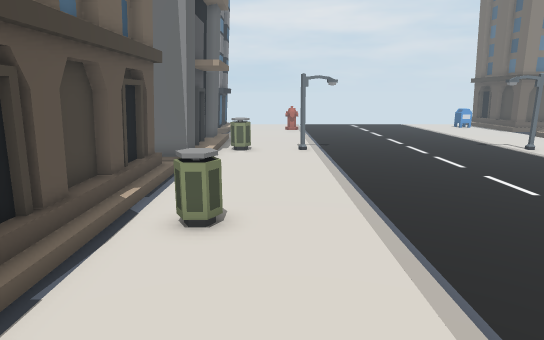
View 1 (above)

21 first-person views from a walk through a Unity game level. The camera is 1.3 m above the floor, tilts 12° down and sees 75° across. The floor is counted in squares, 0.5 m on a side. Each view is taken from the middle of a square. On the plan, view 1 faces up. The plan holds only what a view shows up to about 20 squares ahead; the rest is blank. The place goes on beyond the plan. The player character is not drawn. Some animated figures are not drawn. Some surface patterns are stand-ins.

View 2
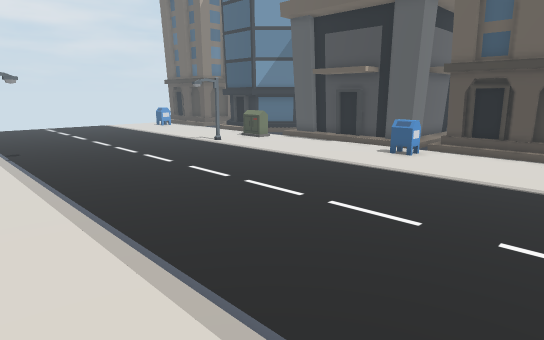

View 3
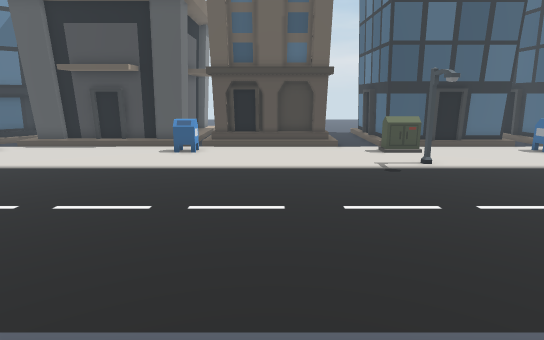

View 4
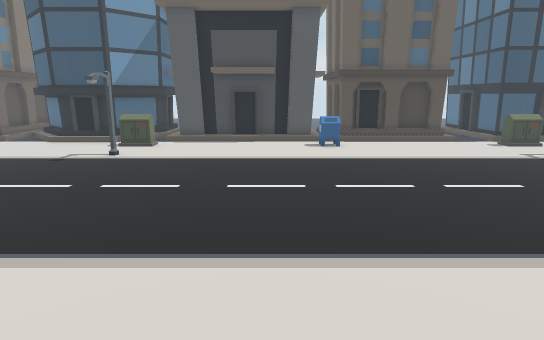

View 5
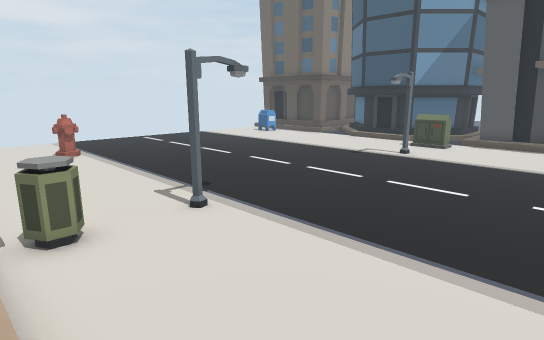

View 6
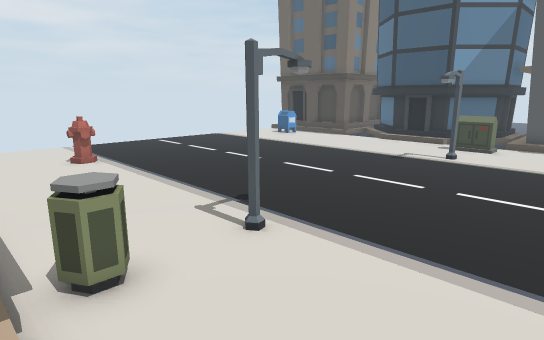

View 7
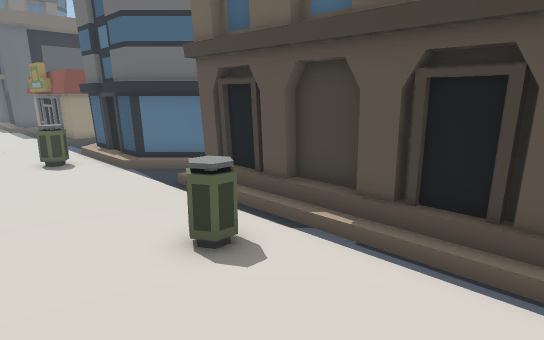

View 8
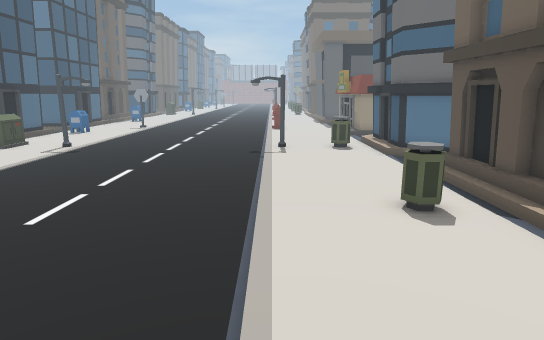

View 9
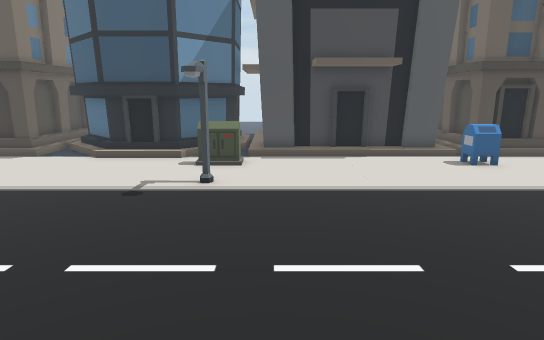

View 10
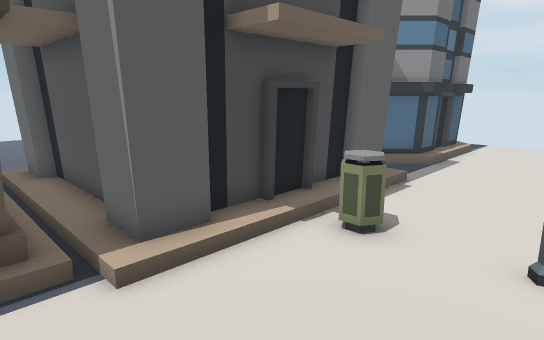

View 11
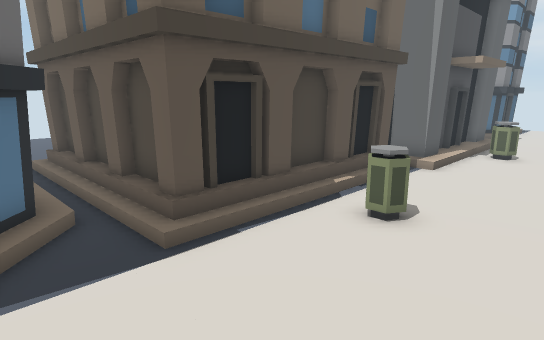

View 12
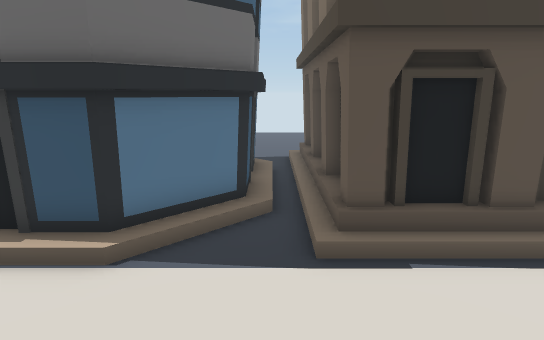

View 13
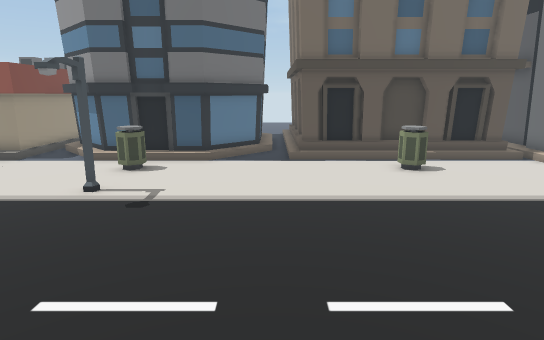

View 14
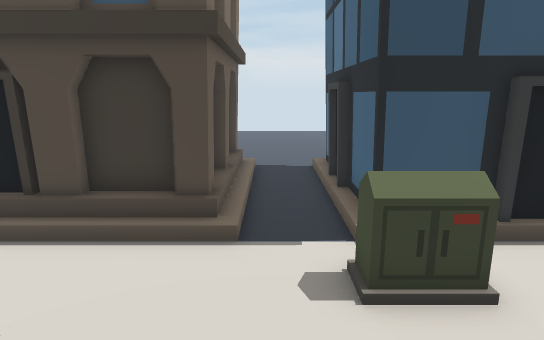

View 15
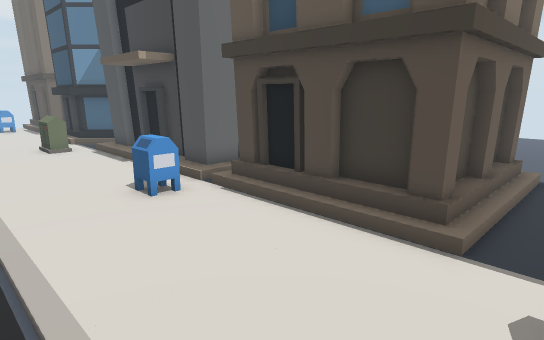

View 16
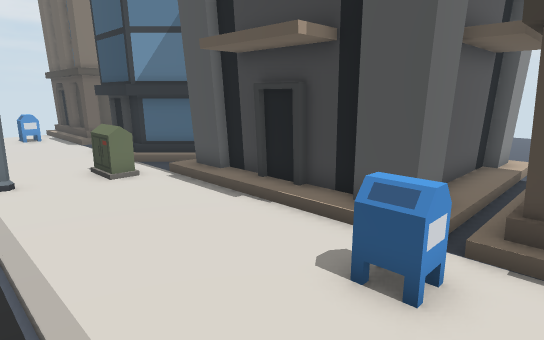

View 17
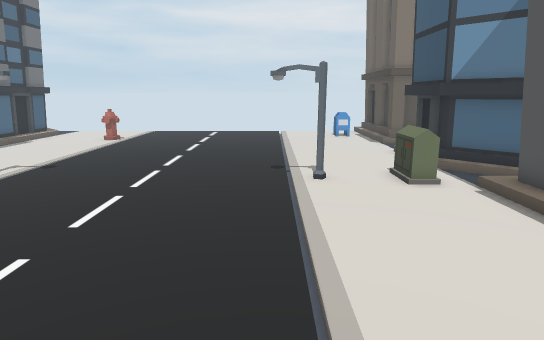

View 18
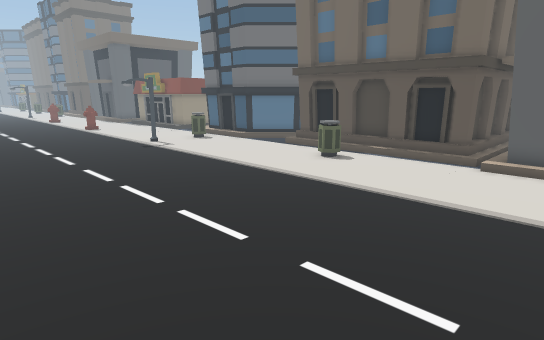

View 19
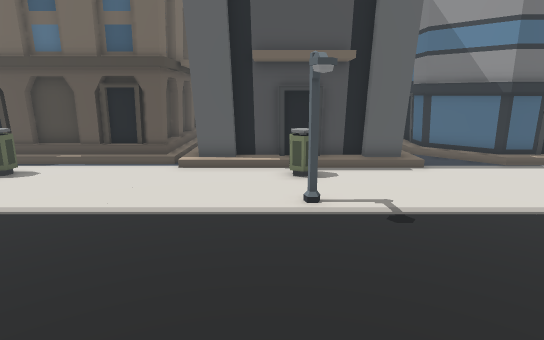

View 20
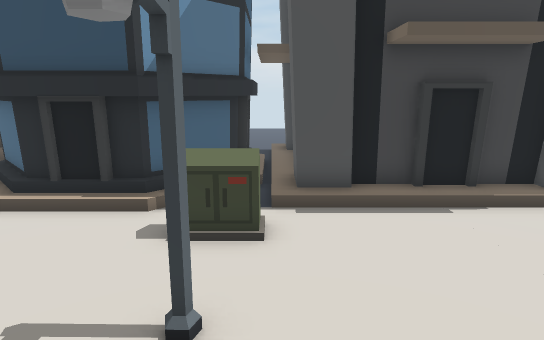

View 21
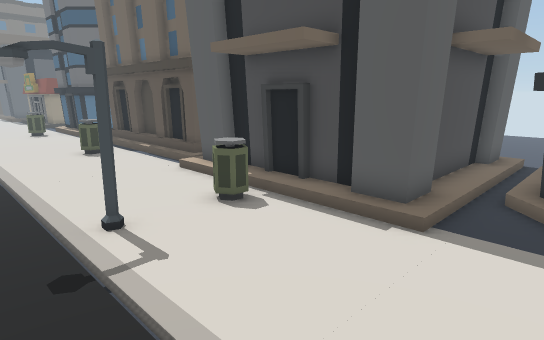

### Floor plan
Key: @ floor where view 1 was taken; x gap in a wall; . main floor; : floor 0.25 m higher than the main floor; / step, stairs or slope; = window, fence, low wall or low ledge; ^ raised ledge; B building; S streetlight; M mailbox.
Columns run from 22 left of view 1 to 22 right of it. Each row starts with its distance up from view 1.
 24                  BB.....................BBB
 23               BBBB.....................BBB
 22         ....BB.BB......................BB
 21   ........ BBBBBBBBB...................BB
 20   .......    BBBB BB...................BB
 19                   B:...................BB
 18                   BB.................==/BB
 17                   BB==.SSS.......SSS.^^./BBBB
 16                   B:.................==/B:::
 15 ...               BB.................../BBBBB
 14 .........   BBBBBB B.................../B
 13       ...  BB:::::BB.................../B
 12             BBBBBBB..................../B
 11              B  B B..................../B
 10                   B..................../B
  9                   B..................../B
  8                   B..................../BBBBB
  7                   B.==...............MM//////
  6                   B..................../BBBBB
  5   ..              B....................:B
  4   ......  BB BB BBB....................:B
  3     ......BBBBBBBBB....................:B
  2     ........BBBBB......................:B
  1      .....  BBBBBB.....................:BBB B
  0                  BB...@................BBBBBB
 -1                   BB.........................
 -2                   BB.................==......
 -3                   B.==.SSS.......SSS.^ BBBBBB
 -4                   BB.................=xB
 -5                   BB...................B

Positions as (right, up) in squares from view 1, and headings:
1: (0, 0), facing up
2: (0, 0), facing up-right
3: (-1, 3), facing right
4: (-3, 10), facing right
5: (-3, 10), facing up-right
6: (-3, 12), facing up-right
7: (2, 12), facing down-left
8: (2, 15), facing down
9: (2, 15), facing right
10: (2, 11), facing up-left
11: (2, 0), facing up-left
12: (2, 2), facing left
13: (11, 2), facing left
14: (11, -1), facing right
15: (11, -2), facing up-right
16: (11, 5), facing up-right
17: (11, 6), facing up
18: (11, 16), facing down-left
19: (10, 16), facing left
20: (9, 16), facing right
21: (4, 24), facing down-left
